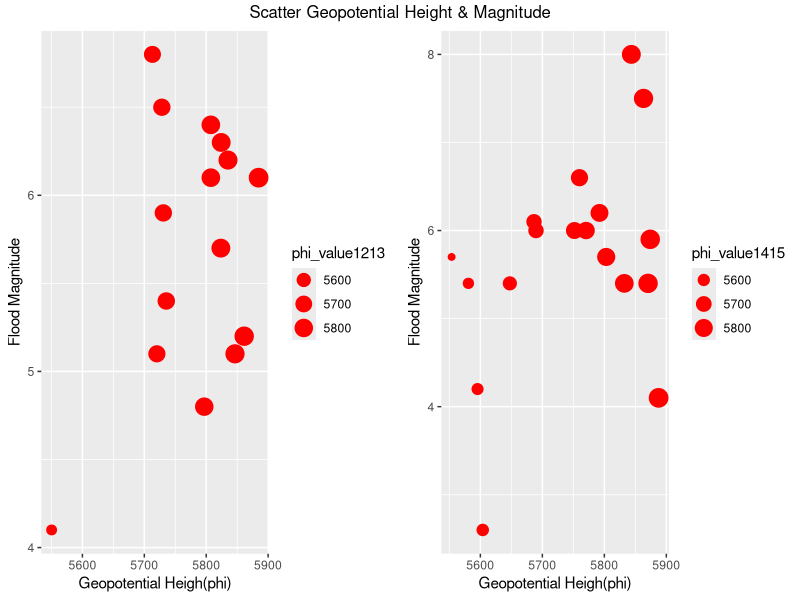
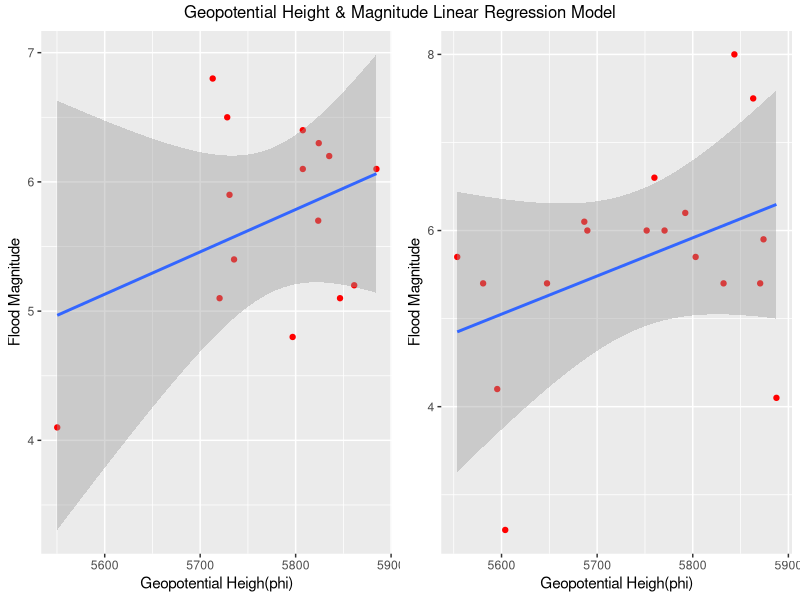

R code for these plots, in order:
## ---- chunk 1
#######################################
library(ggplot2)
library(grid)
library(gridExtra)
#######################################
# Read in csv files
flood <- read.csv("floodClean.csv")
phi_magni1213 <- read.csv("PhiandMagnitude1213.csv")
phi_magni1415 <- read.csv("PhiandMagnitude_1415.csv")
# Only use the flood data in USA
usa_ind <- which(flood$Country == "USA")
flood.usa <- flood[usa_ind,]
head(phi_magni1213)
##########################################
## ---- chunk 2
head(phi_magni1415)
## ---- chunk 3
# Visualization with the Data
# Bubble plot for phi from 2012 to 2013
bubble.1213 <- ggplot(phi_magni1213, aes(phi_value1213, magnitude1213, size = phi_value1213))
bubble.1213 <- bubble.1213 + geom_point(colour = "red") + scale_size(range = c(3, 6)) + xlab("Geopotential Heigh(phi)") + ylab("Flood Magnitude")
# Bubble plot for phi from 2014 to 2015
bubble.1415 <- ggplot(phi_magni1415, aes(phi_value1415, magnitude1415, size = phi_value1415))
bubble.1415 <- bubble.1415 + geom_point(colour = "red") + scale_size(range = c(2, 6)) + xlab("Geopotential Heigh(phi)") + ylab("Flood Magnitude")
# Display 2 graphics in a single window
grid.arrange(bubble.1213, bubble.1415, ncol = 2, top = "Scatter Geopotential Height & Magnitude")
## ---- chunk 4
# Explore the correlation between phi & magnitude
cor.phi.mag1213 <- cor(phi_magni1213$phi_value1213, phi_magni1213$magnitude1213)
cor.phi.mag1213
## ---- chunk 5
cor.phi.mag1415 <- cor(phi_magni1415$phi_value1415, phi_magni1415$magnitude1415)
cor.phi.mag1415
## ---- chunk 6
###########################################
# Fitting a linear regression for year 12 & 13 data
lm.phi.mag1213 <- lm(magnitude1213 ~ phi_value1213, data = phi_magni1213)
summary(lm.phi.mag1213)
sp1213 <- ggplot(phi_magni1213, aes(phi_value1213, magnitude1213))
sp1213 <- sp1213 + geom_point(colour = "red") + stat_smooth(method = lm, level = 0.99) + xlab("Geopotential Heigh(phi)") + ylab("Flood Magnitude")
## ---- chunk 7
# Fitting a linear regression for year 14 & 15 data
lm.phi.mag1415 <- lm(magnitude1415 ~ phi_value1415, data = phi_magni1415)
summary(lm.phi.mag1415)
sp1415 <- ggplot(phi_magni1415, aes(phi_value1415, magnitude1415))
sp1415 <- sp1415 + geom_point(colour = "red") + stat_smooth(method = lm, level = 0.99) + xlab("Geopotential Heigh(phi)") + ylab("Flood Magnitude")
## ---- chunk 8
# Display 2 graphics in a single window
grid.arrange(sp1213, sp1415, ncol = 2, top = "Geopotential Height & Magnitude Linear Regression Model")
